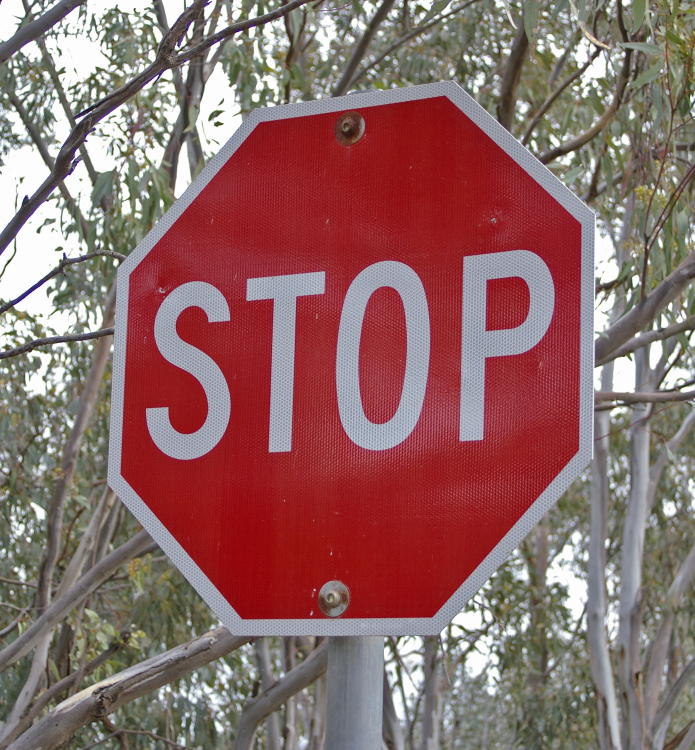
#> input picture 8_1_Intro_Mini_Projects/images/stop_sign.jpg, 1389 x 1500 px (shown at 1/2 size)
$ jupyter execute '18_Pre-processing Examples.ipynb'   (shell and % lines are left out)
#> lines starting #> are read from the running program, lines starting #| are printed output that depends on the picture
# Cropping and Resizing

### Import resources

[cell 1]
import matplotlib.pyplot as plt
import matplotlib.image as mpimg

import numpy as np
import cv2

### Read in the first image of a stop sign

[cell 2]
# Read in the image
stop1 = mpimg.imread('images/stop_sign.jpg')
#> stop1 is the input picture: shape (1500, 1389, 3); mean R, G, B 141.2, 105.4, 103.4

print('Image shape: ', stop1.shape)
#| Image shape:  (1500, 1389, 3)
plt.imshow(stop1)

### Read in the second image

[cell 3]
# Read in the image
stop2 = mpimg.imread('images/stop_sign2.jpg')
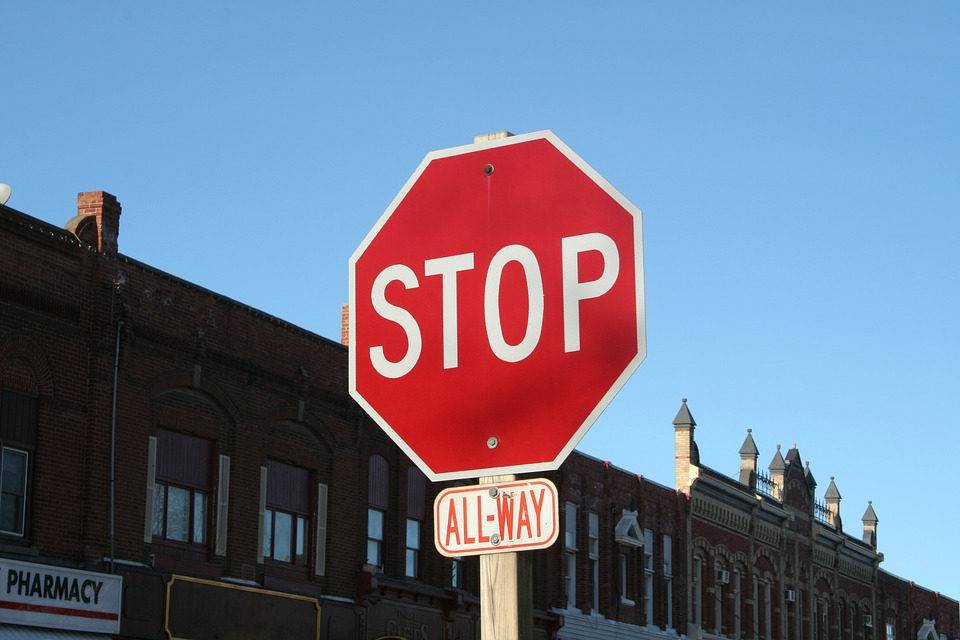
#> input picture 8_1_Intro_Mini_Projects/images/stop_sign2.jpg, 960 x 640 px
#> stop2 is the input picture: shape (640, 960, 3); mean R, G, B 109.1, 119.6, 142.7

print('Image shape: ', stop2.shape)
#| Image shape:  (640, 960, 3)
plt.imshow(stop2)

## Crop this image so that it resembles the first image

[cell 4]
# To crop and image, you can use image slicing
# which is just slicing off a portion of the image array

# Make a copy of the image to manipulate
image_crop = np.copy(stop2)

# Define how many pixels to slice off the sides of the original image
row_crop = 90
col_crop = 250

# Using image slicing, subtract the row_crop from top/bottom and col_crop from left/right
image_crop = stop2[row_crop:-row_crop, col_crop:-col_crop, :]
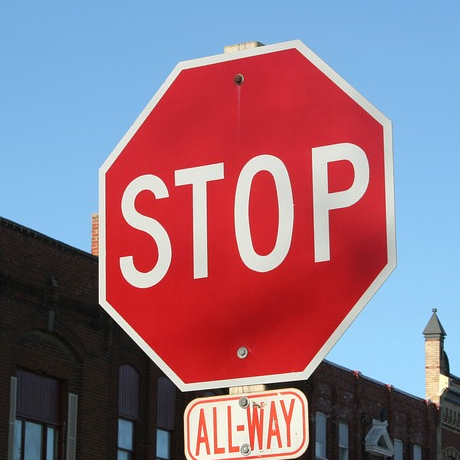
#> image_crop: shape (460, 460, 3); mean R, G, B 144.1, 114, 130.7

plt.imshow(image_crop)

## Resize the cropped image to be the same as the first

Recall that the shape of the first image is `(1500, 1389, 3)`.

[cell 5]
# Use OpenCV's resize function
standardized_im = cv2.resize(image_crop, (1389, 1500))

print('Image shape: ', standardized_im.shape)
#| Image shape:  (1500, 1389, 3)

# Plot the two images side by side
f, (ax1, ax2) = plt.subplots(1, 2, figsize=(20,10))
ax1.set_title('Stop sign 1')
ax1.imshow(stop1)
ax2.set_title('Standardized stop sign 2')
ax2.imshow(standardized_im)
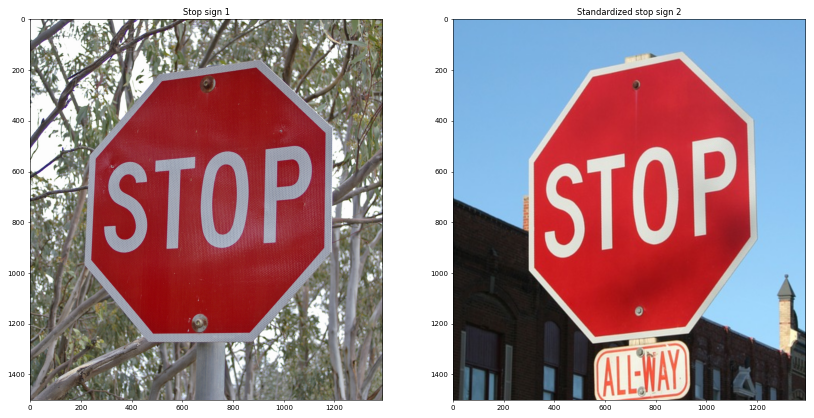
#> figure drawn by matplotlib, 2 panels

## Compare these images

Now you should be able to compare these images pixel by pixel!
We'll add up the red channel values in each image, and they should be fairly close, which means we can use this similarity to characterize these images.

For comparison, we'll also show what happens when you perform this comparison using the orginal `stop_sign2.jpg`.

[cell 6]
# Sum all the red channel values and compare
red_sum1 = np.sum(stop1[:,:,0])
#> red_sum1 = 294214944
red_sum2 = np.sum(standardized_im[:,:,0])
#> red_sum2 = 300031057

print('Sum of all red pixel values in the first stop sign image: ', red_sum1)
#| Sum of all red pixel values in the first stop sign image:  294214944
print('Sum of red pixel values in the second, standardized image: ', red_sum2)
#| Sum of red pixel values in the second, standardized image:  300031057

red_sum_orig = np.sum(stop2[:,:,0])
#> red_sum_orig = 67000779

print('\nFor comparison, the sum of red pixels in the non-standardized image: ', red_sum_orig)
#| For comparison, the sum of red pixels in the non-standardized image:  67000779

[cell 7]
## Note: you have been given two other images:
# `yield.jpg` and `walk.jpg`
# You can look at these images and see what kind of RGB values might distinguish them

def show_red_stats(filename):
#> called with filename = 'images/yield.jpg'
    image = mpimg.imread(filename)
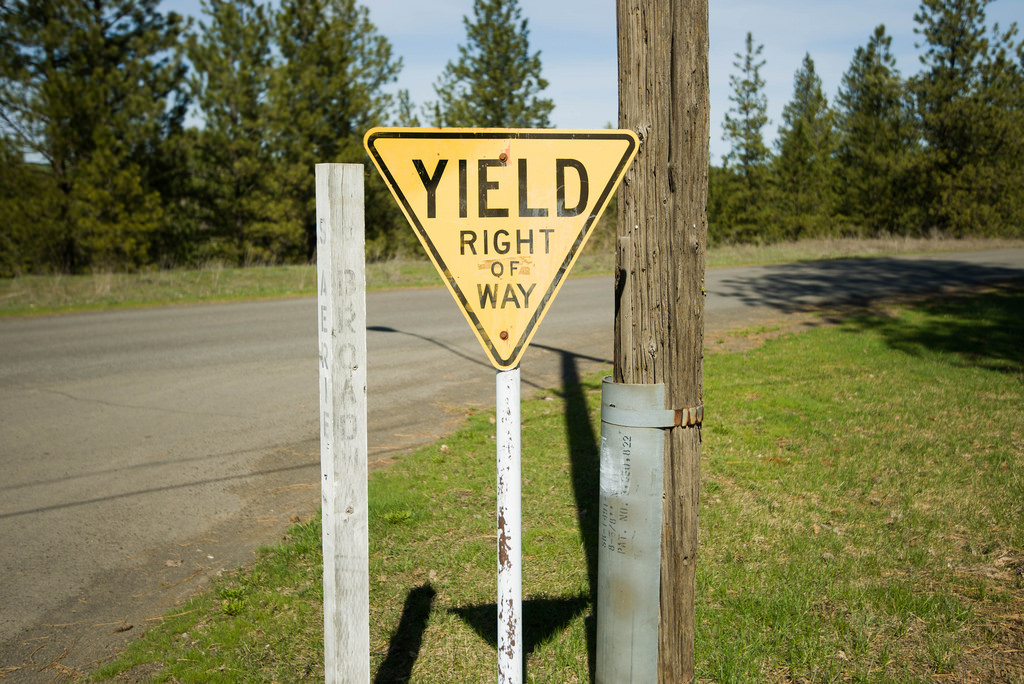
#> input picture 8_1_Intro_Mini_Projects/images/yield.jpg, 1024 x 684 px
#> image is the input picture: shape (684, 1024, 3); mean R, G, B 122.5, 120.9, 83.9
    standardized_im = cv2.resize(image, (1389, 1500))
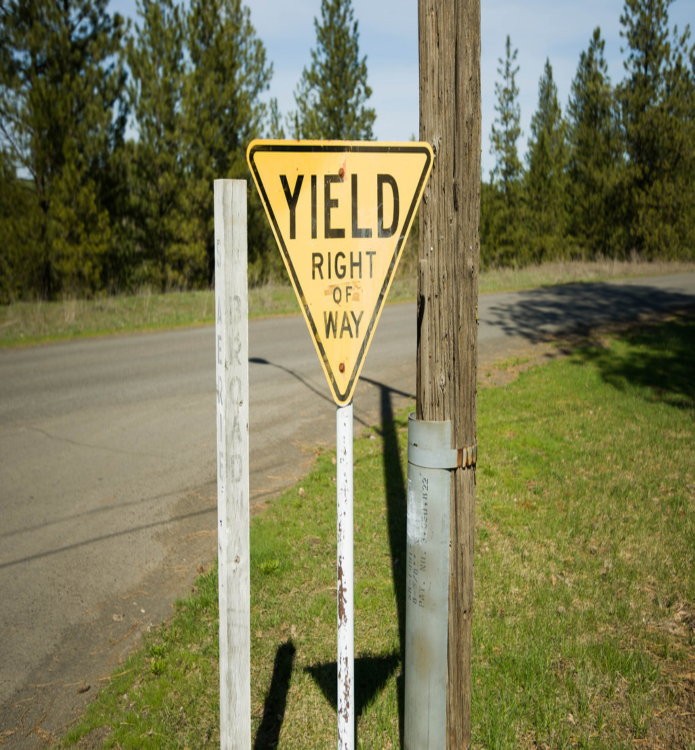
#> standardized_im: shape (1500, 1389, 3) (shown at 1/2 size); mean R, G, B 122.4, 120.8, 83.8
    standardized_im = standardized_im[row_crop:-row_crop, col_crop:-col_crop, :]
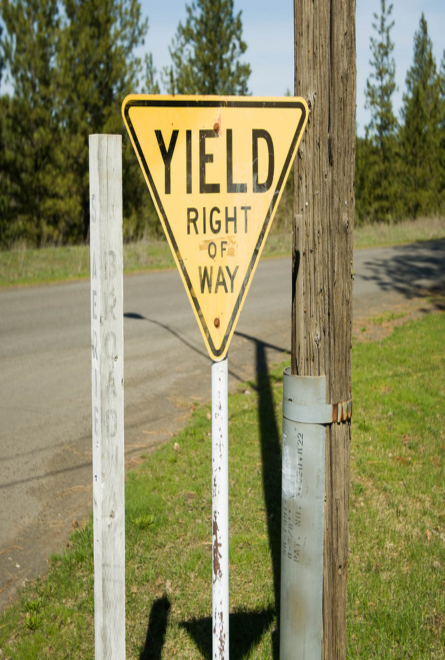
#> standardized_im: shape (1320, 889, 3) (shown at 1/2 size); mean R, G, B 139.1, 135.9, 95
    pixels = standardized_im.shape[1]*standardized_im.shape[1]
#> pixels = 790321
    red_sum = np.sum(standardized_im[:,:,0])/(pixels*255.0)
#> red_sum = 0.81
    plt.title("{} {:0.2f}".format(filename,red_sum*100.0))
    plt.imshow(standardized_im)
    plt.show()

show_red_stats('images/yield.jpg')
show_red_stats('images/walk.jpg')
#> call 2 of show_red_stats, with filename = 'images/walk.jpg'
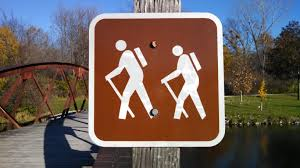
#> input picture 8_1_Intro_Mini_Projects/images/walk.jpg, 300 x 168 px
#> in show_red_stats, image is the input picture: shape (168, 300, 3); mean R, G, B 109.2, 94.1, 89.2
#> in show_red_stats (call 2), `standardized_im = cv2.resize(image, (1389, 1500))`:
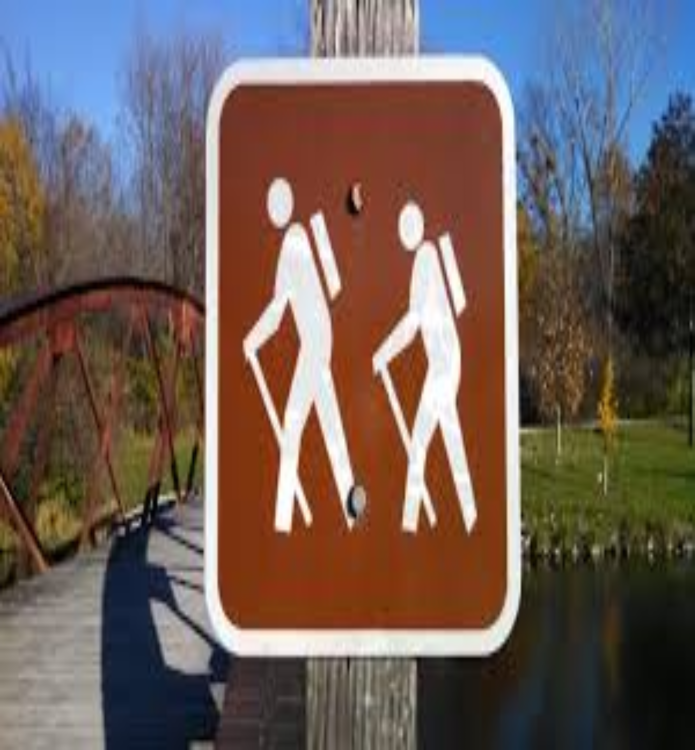
#> standardized_im: shape (1500, 1389, 3) (shown at 1/2 size); mean R, G, B 109, 94, 89.1
#> in show_red_stats (call 2), `standardized_im = standardized_im[row_crop:-row_crop, col_crop:-col_cr..`:
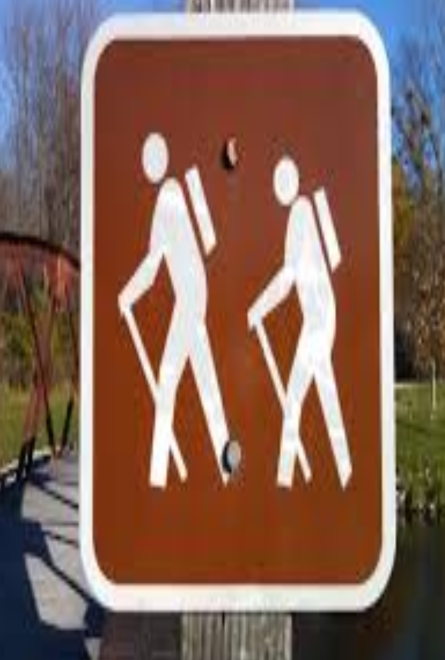
#> standardized_im: shape (1320, 889, 3) (shown at 1/2 size); mean R, G, B 132.1, 101.5, 89
#> in show_red_stats (call 2), `red_sum = np.sum(standardized_im[:,:,0])/(pixels*255.0)`: red_sum = 0.769
show_red_stats('images/stop_sign.jpg')
#> call 3 of show_red_stats, with filename = 'images/stop_sign.jpg'
#> in show_red_stats (call 3), `standardized_im = standardized_im[row_crop:-row_crop, col_crop:-col_cr..`:
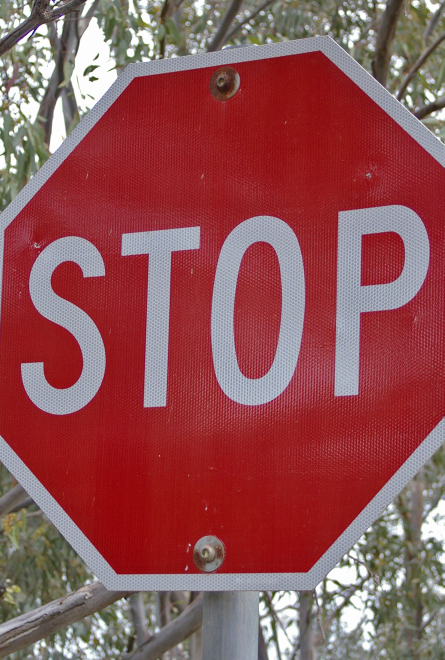
#> standardized_im: shape (1320, 889, 3) (shown at 1/2 size); mean R, G, B 145.1, 82.5, 84.8
#> in show_red_stats (call 3), `red_sum = np.sum(standardized_im[:,:,0])/(pixels*255.0)`: red_sum = 0.845
